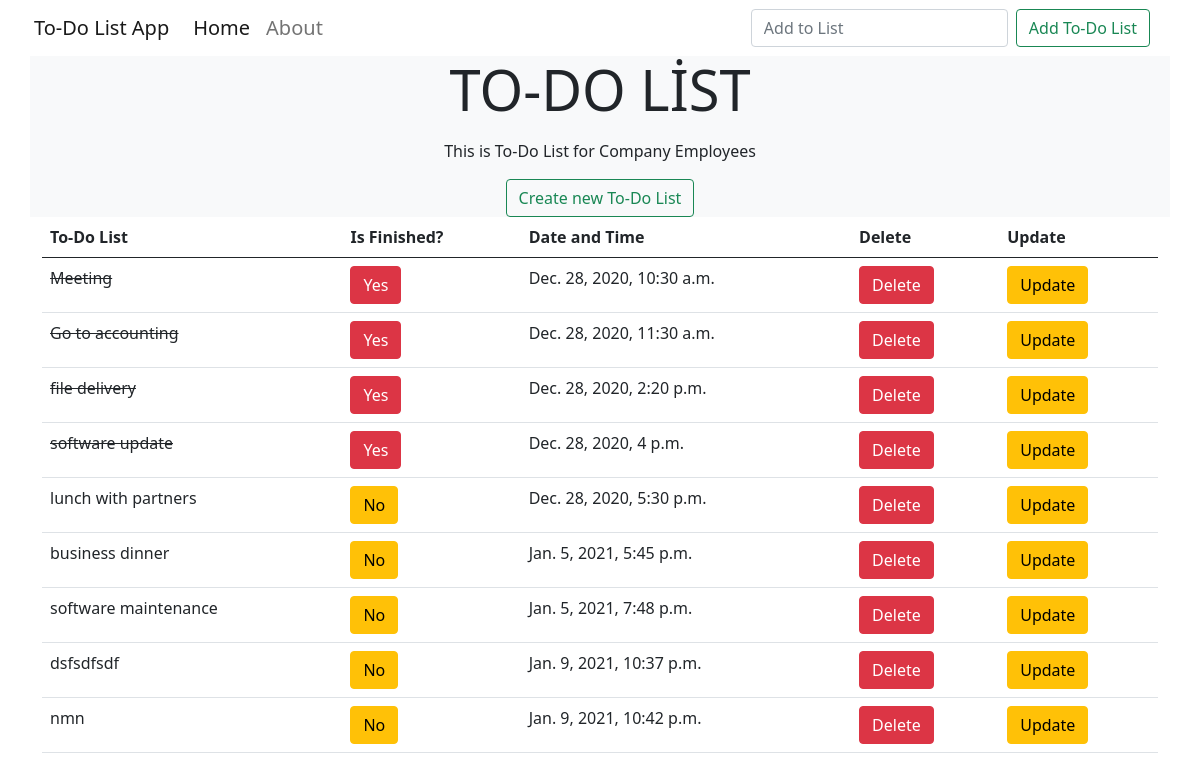
The page / on the database its author committed.
### todo_app/models.py (models this page shows, shortened)
class Todos(models.Model):
    title=models.CharField(max_length=100)
    description=models.TextField(max_length=100,blank=True)
    finished=models.BooleanField(default=False)
    date=models.DateTimeField(default=datetime.now,blank=True)

### todo_app/views.py (the view)
# urls.py: path('', views.index,name="index"),
def index(request):
    if request.method=="POST":
        form=ListForm(request.POST or None)
        if form.is_valid:
         form.save()
         todo_list = Todos.objects.all()
         return render(request,"todo_app/index.html",{'todo_list':todo_list})
    else:
     todo_list=Todos.objects.all()
     return render(request,"todo_app/index.html",{'todo_list':todo_list})

### templates/todo_app/index.html (shortened to what this page needs)
{% extends "todo_app/base.html" %}
{%block content%}
<div class="jumbotron jumbotron-fluid">
    <div class="container bg-light">
      <h1 class="display-4"><center>TO-DO LİST</center></h1>
      <p class="lead"><center>This is To-Do List for Company Employees</center></p>
      <div class="text-center">
        <a class="btn btn-outline-success" href="{% url 'create'%}" role="button">Create new To-Do List</a>
    </div>
</div>
</div>
<div class="container">
<table class="table">
    <thead>
      <tr>
        <th scope="col">To-Do List</th>
        <th scope="col">Is Finished?</th>
        <th scope="col">Date and Time</th>
        <th scope="col">Delete</th>
        <th scope="col">Update</th>
      </tr>
    </thead>
    <tbody>
        {%for todo in todo_list%}
          {% if todo.finished %}
              <tr>
                 <td><del>{{todo.title}}</del></td>
                 <td><a class="btn btn-danger" href="{% url 'yes_finish' todo.id %}" role="button">Yes</a></td>
                 <td>{{todo.date}}</td>
                 <td><a class="btn btn-danger" href="{% url 'delete' todo.id %}" role="button">Delete</a></td>
                 <td><a class="btn btn-warning" href="{% url 'update' todo.id %}" role="button">Update</a></td>
              </tr>
           {% else %}
               <tr>
                 <td>{{todo.title}}</td>
                 <td><a class="btn btn-warning" href="{% url 'no_finish' todo.id %}" role="button">No</a></td>
                 <td>{{todo.date}}</td>
                 <td><a class="btn btn-danger" href="{% url 'delete' todo.id %}" role="button">Delete</a></td>
                 <td><a class="btn btn-warning" href="{% url 'update' todo.id %}" role="button">Update</a></td>
              </tr>
          {% endif %}
       {%endfor%}
    </tbody>
  </table>
</div>
{%endblock content%}

### templates/todo_app/base.html (shortened to what this page needs)
<!doctype html>
<html lang="en">
  <head>
    <link href="https://cdn.jsdelivr.net/npm/bootstrap@5.0.0-beta1/dist/css/bootstrap.min.css" rel="stylesheet">
  </head>
  <body>
    <nav class="navbar navbar-expand navbar-brand navbar-light">
        <div class="container">
          <a class="navbar-brand" href="{% url 'index'%}">To-Do List App</a>
          <div class="collapse navbar-collapse" id="navbarSupportedContent">
            <ul class="navbar-nav me-auto mb-2 mb-lg-0">
              <li class="nav-item">
                <a class="nav-link active" aria-current="page" href="{% url 'index'%}">Home</a>
              </li>
              <li class="nav-item">
                <a class="nav-link" href="{% url 'about'%}">About</a>
              </li>
            </ul>
            <form class="d-flex" method="POST">
              <input class="form-control me-2" type="text" placeholder="Add to List" name="title">
              <button class="btn btn-outline-success" type="submit">Add To-Do List</button>
            </form>
          </div>
        </div>
      </nav>
     {%block content%}
     {%endblock content%}
  </body>
</html>

### rows shown on the page
Todos: title "Meeting", date "Dec. 28, 2020, 10:30 a.m."
Todos: title "Go to accounting", date "Dec. 28, 2020, 11:30 a.m."
Todos: title "file delivery", date "Dec. 28, 2020, 2:20 p.m."
Todos: title "software update", date "Dec. 28, 2020, 4 p.m."
Todos: title "lunch with partners", date "Dec. 28, 2020, 5:30 p.m."
Todos: title "business dinner", date "Jan. 5, 2021, 5:45 p.m."
Todos: title "software maintenance", date "Jan. 5, 2021, 7:48 p.m."
Todos: title "dsfsdfsdf", date "Jan. 9, 2021, 10:37 p.m."
Todos: title "nmn", date "Jan. 9, 2021, 10:42 p.m."
